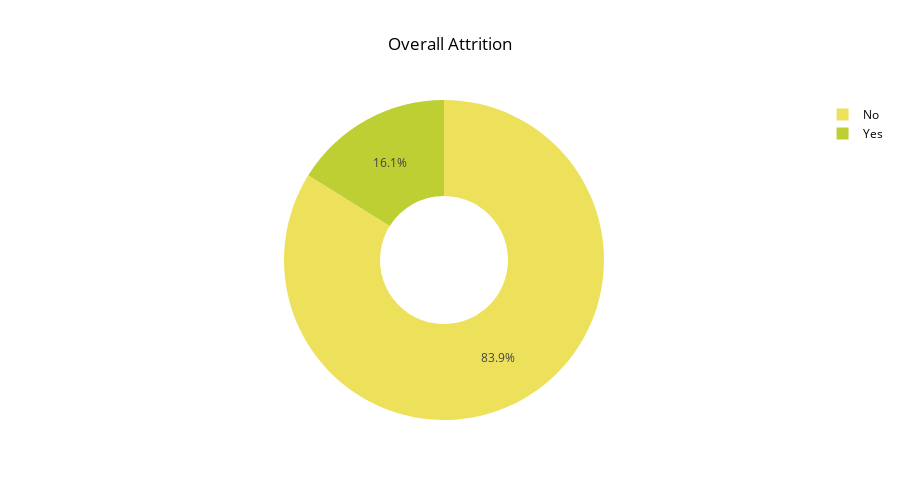

Notebook code for this chart:
### Code cell
# Overall Attrition
values = df['Attrition'].value_counts().values.tolist()
labels = df['Attrition'].value_counts().index.tolist()

# Pie chart attributes
colors = ["#ede15b", "#bdcf32"]
fig = go.Figure(data=go.Pie(values=values, 
                             labels=labels,
                             hole=0.4,
                             marker_colors=colors))

# Update the layout
fig.update_layout(title_text='Overall Attrition', title_x=0.5, plot_bgcolor='#ffffff', 
                  font_color='#000000', height=500)

fig.show()

### Figure 1 — Plotly figure (JSON) as saved in the notebook; plotly's stock layout.template omitted (floating-point values rounded to 4 significant figures)
{"data": [{"hole": 0.4, "labels": ["No", "Yes"], "marker": {"colors": ["#ede15b", "#bdcf32"]}, "type": "pie", "values": [1233, 237]}], "layout": {"font": {"color": "#000000"}, "height": 500, "plot_bgcolor": "#ffffff", "title": {"text": "Overall Attrition", "x": 0.5}}}
